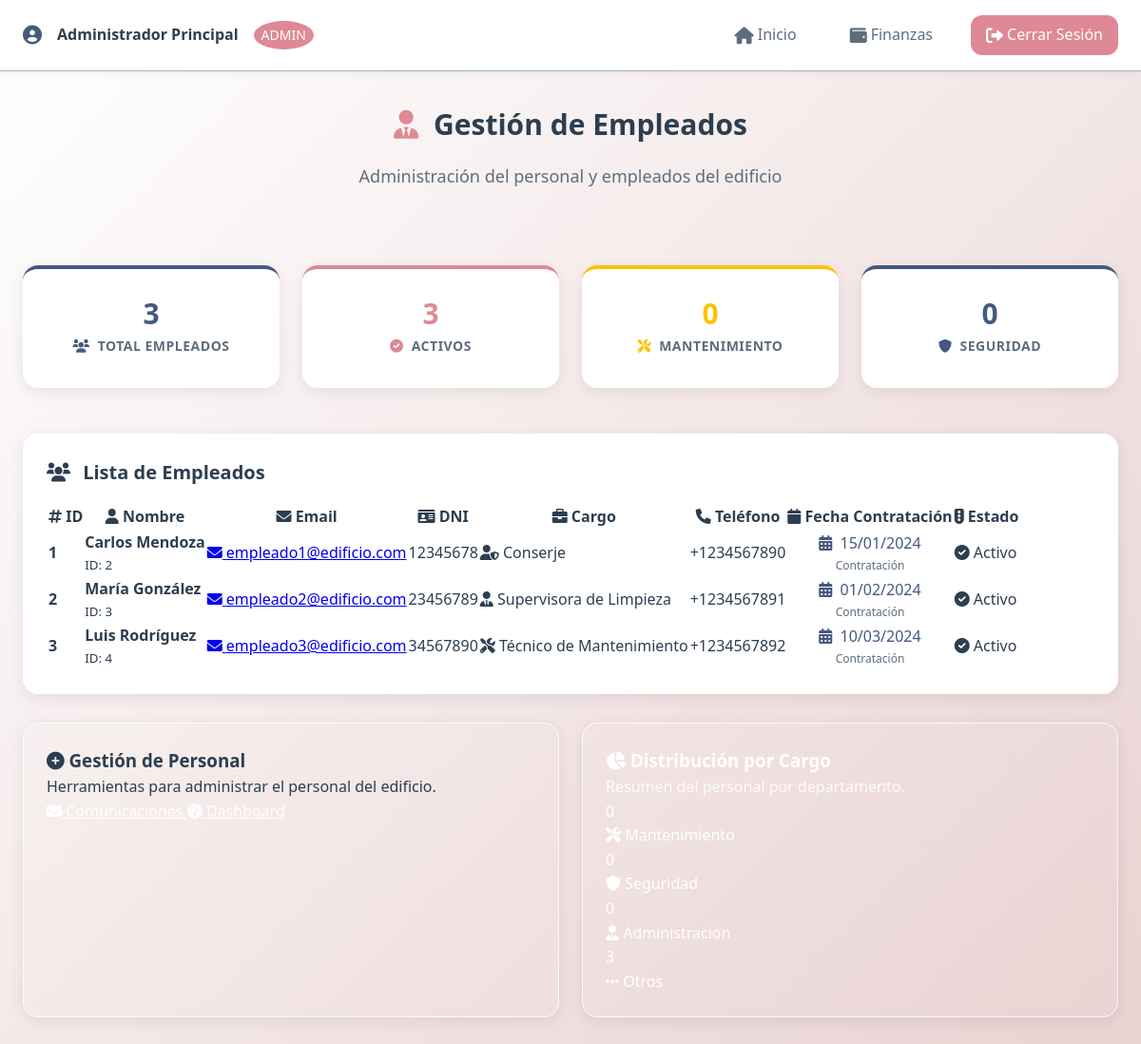
Page /views/admin/empleados.php (signed in) on the committed database.
### tables this page shows
CREATE TABLE `empleados` (
  `id` bigint(20) UNSIGNED NOT NULL,
  `user_id` bigint(20) UNSIGNED NOT NULL,
  `dni` varchar(20) NOT NULL,
  `telefono` varchar(20) DEFAULT NULL,
  `cargo` varchar(100) NOT NULL,
  `salario` decimal(10,2) DEFAULT NULL,
  `fecha_contratacion` date DEFAULT NULL,
  `estado` enum('activo','inactivo') NOT NULL DEFAULT 'activo',
  `created_at` timestamp NULL DEFAULT NULL,
  `updated_at` timestamp NULL DEFAULT NULL
);

CREATE TABLE `users` (
  `id` bigint(20) UNSIGNED NOT NULL,
  `name` varchar(255) NOT NULL,
  `email` varchar(255) NOT NULL,
  `email_verified_at` timestamp NULL DEFAULT NULL,
  `password` varchar(255) NOT NULL,
  `role` enum('admin','empleado','inquilino') NOT NULL DEFAULT 'inquilino',
  `remember_token` varchar(100) DEFAULT NULL,
  `password_reset_token` varchar(255) DEFAULT NULL,
  `password_reset_expires` timestamp NULL DEFAULT NULL,
  `failed_login_attempts` int(11) DEFAULT 0,
  `locked_until` timestamp NULL DEFAULT NULL,
  `last_failed_login` timestamp NULL DEFAULT NULL,
  `password_changed_at` timestamp NULL DEFAULT NULL,
  `account_locked` tinyint(1) DEFAULT 0,
  `created_at` timestamp NULL DEFAULT NULL,
  `updated_at` timestamp NULL DEFAULT NULL,
  `last_login_at` datetime DEFAULT NULL,
  `reset_token` varchar(100) DEFAULT NULL,
  `reset_token_expires` datetime DEFAULT NULL
);

### views/admin/empleados.php (the view, shortened to what this page needs)
<?php
require_once '../../includes/functions.php';
require_once '../../includes/header.php';
$database = new Database();
$db = $database->getConnection();
try {
    $query = "SELECT e.*, u.name, u.email, u.created_at as fecha_registro
              FROM empleados e
              JOIN users u ON e.user_id = u.id
              ORDER BY e.id";
    $stmt = $db->prepare($query);
    $stmt->execute();
    $empleados = $stmt->fetchAll(PDO::FETCH_ASSOC);
} catch (PDOException $e) {
    $error = "Error al obtener empleados: " . $e->getMessage();
}
?>
<div class="bento-page-header">
    <h1 class="bento-page-title"><i class="fas fa-user-tie"></i> Gestión de Empleados</h1>
    <p class="bento-page-subtitle">Administración del personal y empleados del edificio</p>
</div>
<div class="bento-employee-stats">
    <div class="bento-employee-stat-card bento-stat-total">
        <div class="bento-employee-stat-number">
            <?php echo count($empleados); ?>
        </div>
        <div class="bento-employee-stat-label">
            <i class="fas fa-users"></i> Total Empleados
        </div>
    </div>
    <div class="bento-employee-stat-card bento-stat-active">
        <div class="bento-employee-stat-number">
            <?php echo count(array_filter($empleados, function($e) { return $e['estado'] == 'activo'; })); ?>
        </div>
        <div class="bento-employee-stat-label">
            <i class="fas fa-check-circle"></i> Activos
        </div>
    </div>
    <div class="bento-employee-stat-card bento-stat-maintenance">
        <div class="bento-employee-stat-number">
            <?php echo count(array_filter($empleados, function($e) { return $e['cargo'] == 'mantenimiento'; })); ?>
        </div>
        <div class="bento-employee-stat-label">
            <i class="fas fa-tools"></i> Mantenimiento
        </div>
    </div>
    <div class="bento-employee-stat-card bento-stat-security">
        <div class="bento-employee-stat-number">
            <?php echo count(array_filter($empleados, function($e) { return $e['cargo'] == 'seguridad'; })); ?>
        </div>
        <div class="bento-employee-stat-label">
            <i class="fas fa-shield-alt"></i> Seguridad
        </div>
    </div>
</div>
<div class="bento-card">
    <h3 class="bento-card-title"><i class="fas fa-users"></i> Lista de Empleados</h3>
    <?php if (!empty($empleados)): ?>
        <div class="table-container">
            <table class="table">
                <thead>
                    <tr>
                        <th><i class="fas fa-hashtag"></i> ID</th>
                        <th><i class="fas fa-user"></i> Nombre</th>
                        <th><i class="fas fa-envelope"></i> Email</th>
                        <th><i class="fas fa-id-card"></i> DNI</th>
                        <th><i class="fas fa-briefcase"></i> Cargo</th>
                        <th><i class="fas fa-phone"></i> Teléfono</th>
                        <th><i class="fas fa-calendar"></i> Fecha Contratación</th>
                        <th><i class="fas fa-traffic-light"></i> Estado</th>
                    </tr>
                </thead>
                <tbody>
                    <?php foreach ($empleados as $empleado): ?>
                        <tr>
                            <td><strong><?php echo $empleado['id']; ?></strong></td>
                            <td>
                                <div style="display: flex; flex-direction: column;">
                                    <strong><?php echo htmlspecialchars($empleado['name']); ?></strong>
                                    <small style="color: var(--dark-gray);">ID: <?php echo $empleado['user_id']; ?></small>
                                </div>
                            </td>
                            <td>
                                <a href="mailto:<?php echo htmlspecialchars($empleado['email']); ?>"
                                   class="employee-email">
                                    <i class="fas fa-envelope"></i>
                                    <?php echo htmlspecialchars($empleado['email']); ?>
                                </a>
                            </td>
                            <td>
                                <span class="employee-dni"><?php echo htmlspecialchars($empleado['dni']); ?></span>
                            </td>
                            <td>
                                <?php
                                $cargo = strtolower($empleado['cargo']);
                                $cargo_class = '';
                                $cargo_icon = '';
                                if (strpos($cargo, 'mantenimiento') !== false || strpos($cargo, 'técnico') !== false) {
                                    $cargo_class = 'cargo-mantenimiento';
                                    $cargo_icon = 'tools';
                                } elseif (strpos($cargo, 'seguridad') !== false || strpos($cargo, 'vigilancia') !== false || strpos($cargo, 'guardia') !== false) {
                                    $cargo_class = 'cargo-seguridad';
                                    $cargo_icon = 'shield-alt';
                                } elseif (strpos($cargo, 'administr') !== false || strpos($cargo, 'gerente') !== false || strpos($cargo, 'supervisor') !== false) {
                                    $cargo_class = 'cargo-administracion';
                                    $cargo_icon = 'user-tie';
                                } elseif (strpos($cargo, 'limpieza') !== false || strpos($cargo, 'aseo') !== false) {
                                    $cargo_class = 'cargo-limpieza';
                                    $cargo_icon = 'broom';
                                } elseif (strpos($cargo, 'conserje') !== false || strpos($cargo, 'portero') !== false) {
                                    $cargo_class = 'cargo-conserje';
                                    $cargo_icon = 'user-shield';
                                } else {
                                    $cargo_class = 'cargo-general';
                                    $cargo_icon = 'user-cog';
                                }
                                ?>
                                <span class="cargo-badge <?php echo $cargo_class; ?>">
                                    <i class="fas fa-<?php echo $cargo_icon; ?>"></i>
                                    <?php echo htmlspecialchars($empleado['cargo']); ?>
                                </span>
                            </td>
                            <td><?php echo htmlspecialchars($empleado['telefono'] ?? 'N/A'); ?></td>
                            <td>
                                <?php
                                $fecha_mostrar = null;
                                $tipo_fecha = '';
                                if (isset($empleado['fecha_contratacion']) && !empty($empleado['fecha_contratacion']) && $empleado['fecha_contratacion'] != '0000-00-00') {
                                    $fecha_mostrar = $empleado['fecha_contratacion'];
                                    $tipo_fecha = 'Contratación';
                                } elseif (isset($empleado['fecha_ingreso']) && !empty($empleado['fecha_ingreso']) && $empleado['fecha_ingreso'] != '0000-00-00') {
                                    $fecha_mostrar = $empleado['fecha_ingreso'];
                                    $tipo_fecha = 'Ingreso';
                                } elseif (isset($empleado['fecha_registro']) && !empty($empleado['fecha_registro'])) {
                                    $fecha_mostrar = $empleado['fecha_registro'];
                                    $tipo_fecha = 'Registro';
                                } elseif (isset($empleado['created_at']) && !empty($empleado['created_at'])) {
                                    $fecha_mostrar = $empleado['created_at'];
                                    $tipo_fecha = 'Registro';
                                }
                                if ($fecha_mostrar): ?>
                                    <div class="bento-employee-date">
                                        <span class="bento-employee-date-main">
                                            <i class="fas fa-calendar-alt"></i> <?php echo formatDate($fecha_mostrar); ?>
                                        </span>
                                        <small class="bento-employee-date-type">
                                            <?php echo $tipo_fecha; ?>
                                        </small>
                                    </div>
                                <?php endif; ?>
                            </td>
                            <td><?php echo getStatusBadge($empleado['estado']); ?></td>
                        </tr>
                    <?php endforeach; ?>
                </tbody>
            </table>
        </div>
    <?php endif; ?>
</div>
<div class="bento-grid" style="margin-top: 30px;">
    <div class="bento-card" style="background: linear-gradient(135deg, var(--accent-mint), var(--secondary-green));">
        <h3><i class="fas fa-plus-circle"></i> Gestión de Personal</h3>
        <p style="color: var(--dark-blue);">Herramientas para administrar el personal del edificio.</p>
        <div class="d-flex gap-10" style="flex-wrap: wrap;">
            <a href="comunicacion.php" class="btn" style="background: var(--dark-blue); color: white;">
                <i class="fas fa-envelope"></i> Comunicaciones
            </a>
            <a href="dashboard.php" class="btn" style="background: var(--dark-blue); color: white;">
                <i class="fas fa-tachometer-alt"></i> Dashboard
            </a>
        </div>
    </div>
    <div class="bento-card" style="background: linear-gradient(135deg, var(--primary-blue), var(--secondary-green)); color: white;">
        <h3><i class="fas fa-chart-pie"></i> Distribución por Cargo</h3>
        <p style="color: rgba(255,255,255,0.9);">Resumen del personal por departamento.</p>
        <div class="employee-distribution">
            <div class="distribution-item">
                <div class="distribution-number">
                    <?php echo count(array_filter($empleados, function($e) { return $e['cargo'] == 'mantenimiento'; })); ?>
                </div>
                <div class="distribution-label">
                    <i class="fas fa-tools"></i> Mantenimiento
                </div>
            </div>
            <div class="distribution-item">
                <div class="distribution-number">
                    <?php echo count(array_filter($empleados, function($e) { return $e['cargo'] == 'seguridad'; })); ?>
                </div>
                <div class="distribution-label">
                    <i class="fas fa-shield-alt"></i> Seguridad
                </div>
            </div>
            <div class="distribution-item">
                <div class="distribution-number">
                    <?php echo count(array_filter($empleados, function($e) { return $e['cargo'] == 'administracion'; })); ?>
                </div>
                <div class="distribution-label">
                    <i class="fas fa-user-tie"></i> Administración
                </div>
            </div>
            <div class="distribution-item">
                <div class="distribution-number">
                    <?php echo count(array_filter($empleados, function($e) { return !in_array($e['cargo'], ['mantenimiento', 'seguridad', 'administracion']); })); ?>
                </div>
                <div class="distribution-label">
                    <i class="fas fa-ellipsis-h"></i> Otros
                </div>
            </div>
        </div>
    </div>
</div>
<?php require_once '../../includes/footer.php'; ?>

### includes/functions.php (shortened to what this page needs)
<?php
function formatDate($date, $format = 'd/m/Y') {
    $timestamp = strtotime($date);
    return date($format, $timestamp);
}
function getStatusBadge($status) {
    $badges = [
        'activo' => ['class' => 'status-active', 'icon' => 'check-circle', 'text' => 'Activo'],
        'inactivo' => ['class' => 'status-expired', 'icon' => 'times-circle', 'text' => 'Inactivo'],
        'pendiente' => ['class' => 'status-pending', 'icon' => 'clock', 'text' => 'Pendiente'],
        'vencido' => ['class' => 'status-expired', 'icon' => 'exclamation-triangle', 'text' => 'Vencido']
    ];
    $badge = $badges[$status] ?? ['class' => 'status-pending', 'icon' => 'question', 'text' => ucfirst($status)];
    return "<span class='status-badge {$badge['class']}'>
                <i class='fas fa-{$badge['icon']}'></i> {$badge['text']}
            </span>";
}
?>

### rows in the picture
empleados: id "1", user.name "Carlos Mendoza", user "2", user.email "empleado1@edificio.com", dni "12345678", cargo "Conserje", telefono "+1234567890", fecha_contratacion "15/01/2024", fecha_contratacion "Contratación", estado "Activo"
empleados: id "2", user.name "María González", user "3", user.email "empleado2@edificio.com", dni "23456789", cargo "Supervisora de Limpieza", telefono "+1234567891", fecha_contratacion "01/02/2024", fecha_contratacion "Contratación", estado "Activo"
empleados: id "3", user.name "Luis Rodríguez", user "4", user.email "empleado3@edificio.com", dni "34567890", cargo "Técnico de Mantenimiento", telefono "+1234567892", fecha_contratacion "10/03/2024", fecha_contratacion "Contratación", estado "Activo"

### other values in the picture
$_SESSION['user_name'] "Administrador Principal"
$_SESSION['role'] "ADMIN"
count($empleados) "3"
